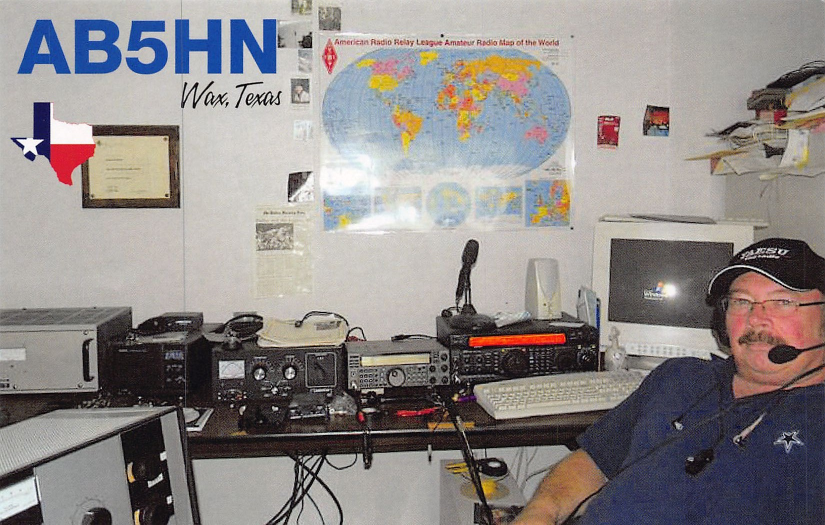
#> input picture cards/AB5HN_2023-11-11_20m_SSB_front.jpg, 1650 x 1049 px (shown at 1/2 size)
$ python -i cardcrop.py   (imports and definitions only)
#> lines starting #> are read from the running program, lines starting #| are printed output that depends on the picture; after the words box and inside, x2 and y2 are one past the last pixel; in counts of white or black regions, pixels touching at a corner belong together
"""
Find a QSL card in a phone photo and flatten it.

Phone shots have a tabletop around the card and are rarely square-on, so
this looks for the card's outline, then perspective-warps the four corners
into a flat rectangle. Scanner images skip this entirely (they are already
cropped and straight).

    find_and_flatten(pil_img) -> (pil_img, info)

info["method"] is "quad" (four clean corners found), "rect" (outline found
but not a clean quad, straightened with a rotated bounding box), or "none"
(nothing card-shaped found, original returned untouched). Anything but
"quad" is surfaced in the review PR so a bad crop gets a human look.
"""

import cv2
import numpy as np
from PIL import Image

WORK_EDGE = 1000          # detection runs on a downscaled copy for speed
MIN_AREA_FRAC = 0.15      # card must fill at least this much of the photo
MAX_AREA_FRAC = 0.98      # anything bigger is the photo frame itself
MIN_ASPECT, MAX_ASPECT = 1.0, 2.4    # most QSLs are ~1.55 (3.5x5.5in), some square


def _order_corners(pts):
    """Top-left, top-right, bottom-right, bottom-left."""
    pts = np.asarray(pts, dtype="float32").reshape(4, 2)
    s = pts.sum(axis=1)
    d = np.diff(pts, axis=1).ravel()
    return np.array([pts[np.argmin(s)], pts[np.argmin(d)],
                     pts[np.argmax(s)], pts[np.argmax(d)]], dtype="float32")


def _warp(rgb, corners):
    tl, tr, br, bl = corners
    w = int(round(max(np.linalg.norm(br - bl), np.linalg.norm(tr - tl))))
    h = int(round(max(np.linalg.norm(tr - br), np.linalg.norm(tl - bl))))
    dst = np.array([[0, 0], [w - 1, 0], [w - 1, h - 1], [0, h - 1]], dtype="float32")
    m = cv2.getPerspectiveTransform(corners, dst)
    return cv2.warpPerspective(rgb, m, (w, h), flags=cv2.INTER_CUBIC,
                               borderMode=cv2.BORDER_REPLICATE)


def _aspect_ok(w, h):
    if min(w, h) <= 0:
        return False
    a = max(w, h) / min(w, h)
    return MIN_ASPECT <= a <= MAX_ASPECT


def _background_distance_mask(rgb):
    """Pixels that differ from the photo's border color. The border of a
    phone shot is almost always tabletop, so this survives wood grain and
    patterned cloth that confuse plain edge detection."""
    lab = cv2.cvtColor(cv2.GaussianBlur(rgb, (9, 9), 0), cv2.COLOR_RGB2LAB).astype("float32")
    h, w = lab.shape[:2]
    b = max(4, int(min(h, w) * 0.03))
    border = np.concatenate([lab[:b].reshape(-1, 3), lab[-b:].reshape(-1, 3),
                             lab[:, :b].reshape(-1, 3), lab[:, -b:].reshape(-1, 3)])
    bg = np.median(border, axis=0)
    spread = np.percentile(np.linalg.norm(border - bg, axis=1), 90)
    dist = np.linalg.norm(lab - bg, axis=2)
    thresh = max(spread * 1.5, 18.0)
    mask = (dist > thresh).astype("uint8") * 255
    kernel = cv2.getStructuringElement(cv2.MORPH_RECT, (7, 7))
    mask = cv2.morphologyEx(mask, cv2.MORPH_OPEN, kernel, iterations=1)
    return cv2.morphologyEx(mask, cv2.MORPH_CLOSE, kernel, iterations=4)


def _fill_holes(mask):
    """A card's printed artwork leaves holes in the mask; only the outline matters."""
    contours, _ = cv2.findContours(mask, cv2.RETR_EXTERNAL, cv2.CHAIN_APPROX_SIMPLE)
    filled = np.zeros_like(mask)
    cv2.drawContours(filled, contours, -1, 255, thickness=cv2.FILLED)
    return filled


def _candidate_masks(rgb, gray):
    """Several ways of separating card from background; different photos
    (white card on dark table, dark card on light desk, busy wood grain)
    favor different ones."""
    blur = cv2.GaussianBlur(gray, (5, 5), 0)
    kernel = cv2.getStructuringElement(cv2.MORPH_RECT, (5, 5))

    yield _fill_holes(_background_distance_mask(rgb))

    edges = cv2.Canny(blur, 40, 140)
    yield cv2.dilate(edges, kernel, iterations=2)

    _, otsu = cv2.threshold(blur, 0, 255, cv2.THRESH_BINARY + cv2.THRESH_OTSU)
    for m in (otsu, 255 - otsu):
        yield _fill_holes(cv2.morphologyEx(m, cv2.MORPH_CLOSE, kernel, iterations=3))


def find_and_flatten(img):
    rgb = np.array(img.convert("RGB"))
    H, W = rgb.shape[:2]
    scale = WORK_EDGE / max(H, W) if max(H, W) > WORK_EDGE else 1.0
    small = cv2.resize(rgb, (int(W * scale), int(H * scale)), interpolation=cv2.INTER_AREA)
    gray = cv2.cvtColor(small, cv2.COLOR_RGB2GRAY)
    frame_area = small.shape[0] * small.shape[1]

    best_quad, best_rect = None, None   # (area, points)
    for mask in _candidate_masks(small, gray):
        contours, _ = cv2.findContours(mask, cv2.RETR_EXTERNAL, cv2.CHAIN_APPROX_SIMPLE)
        for c in sorted(contours, key=cv2.contourArea, reverse=True)[:5]:
            area = cv2.contourArea(c)
            if not (MIN_AREA_FRAC * frame_area <= area <= MAX_AREA_FRAC * frame_area):
                continue
            peri = cv2.arcLength(c, True)
            quad = None
            # rounded corners and shadows need a looser fit to collapse to 4 points
            for eps in (0.02, 0.03, 0.045):
                approx = cv2.approxPolyDP(c, eps * peri, True)
                if len(approx) == 4 and cv2.isContourConvex(approx):
                    corners = _order_corners(approx)
                    tl, tr, br, bl = corners
                    if _aspect_ok(np.linalg.norm(tr - tl), np.linalg.norm(bl - tl)) \
                            and cv2.contourArea(approx) >= 0.93 * area:
                        quad = corners
                    break
            if quad is not None:
                if best_quad is None or area > best_quad[0]:
                    best_quad = (area, quad)
                continue
            (cx, cy), (rw, rh), ang = cv2.minAreaRect(c)
            # a rotated box much larger than the contour means it isn't a card
            if _aspect_ok(rw, rh) and area >= 0.85 * rw * rh:
                if best_rect is None or area > best_rect[0]:
                    best_rect = (area, _order_corners(cv2.boxPoints(((cx, cy), (rw, rh), ang))))

    # A clean quad wins unless a straightened outline is clearly bigger
    # (the quad then is likely an inner frame printed on the card).
    if best_quad is not None and (best_rect is None or best_quad[0] >= 0.9 * best_rect[0]):
        method, (area, corners) = "quad", best_quad
    elif best_rect is not None:
        method, (area, corners) = "rect", best_rect
    else:
        return img, {"method": "none", "area_frac": None}

    corners = corners / scale
    out = _warp(rgb, corners)
    return Image.fromarray(out), {"method": method,
                                  "area_frac": round(area / frame_area, 3),
                                  "corners": [[round(float(x)), round(float(y))] for x, y in corners]}


def rotate_clockwise(img, degrees):
    """Rotate a PIL image clockwise by 0/90/180/270."""
    degrees = int(degrees or 0) % 360
    if degrees == 0:
        return img
    return img.rotate(-degrees, expand=True)

>>> from PIL import Image
>>> picture = Image.open('../cards/AB5HN_2023-11-11_20m_SSB_front.jpg')
#> picture is the input picture: PIL image 1650x1049 RGB; mean R, G, B 143.2, 137.6, 136.1
>>> result = find_and_flatten(picture)
#> in find_and_flatten, `small = cv2.resize(rgb, (int(W * scale), int(H * scale)), interpolatio..`:
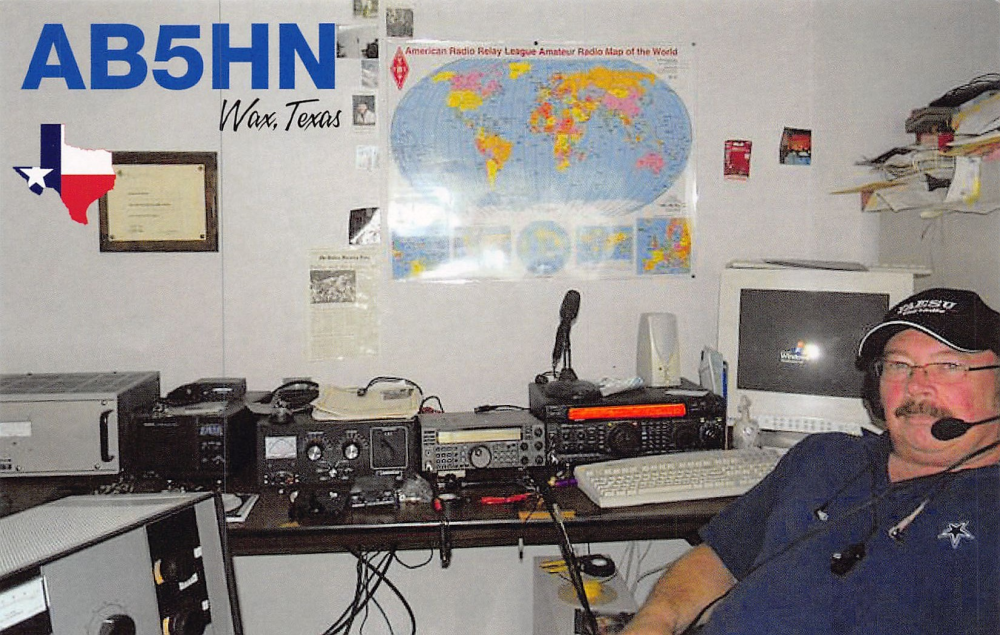
#> small: shape (635, 1000, 3); mean R, G, B 143.2, 137.6, 136.1
#> in find_and_flatten, `gray = cv2.cvtColor(small, cv2.COLOR_RGB2GRAY)`:
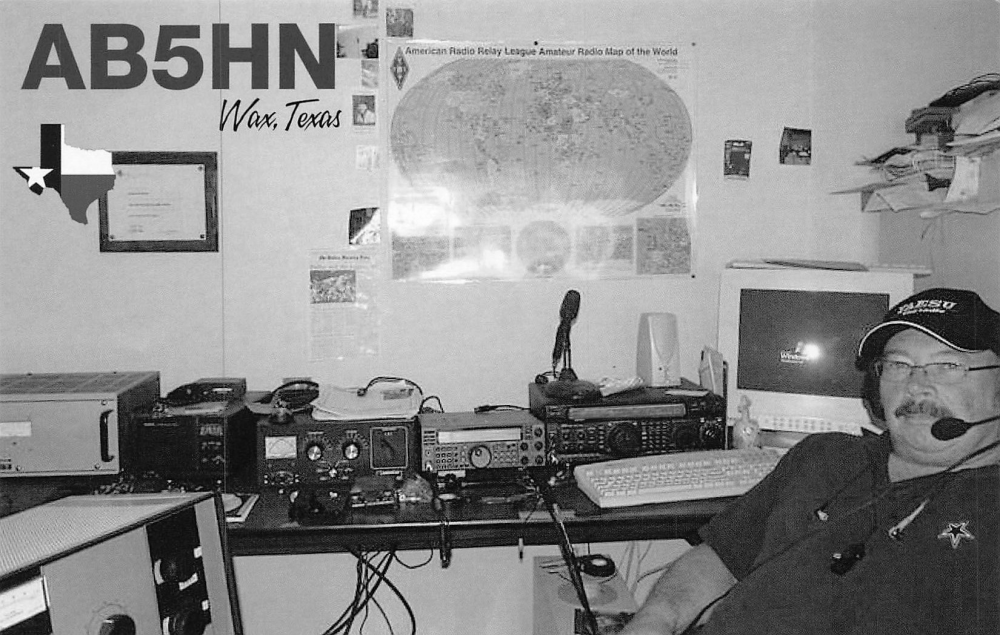
#> gray: shape (635, 1000); min 1, max 255, mean 139.1
#> in _background_distance_mask, `lab = cv2.cvtColor(cv2.GaussianBlur(rgb, (9, 9), 0), cv2.COLOR_RGB2LAB..`:
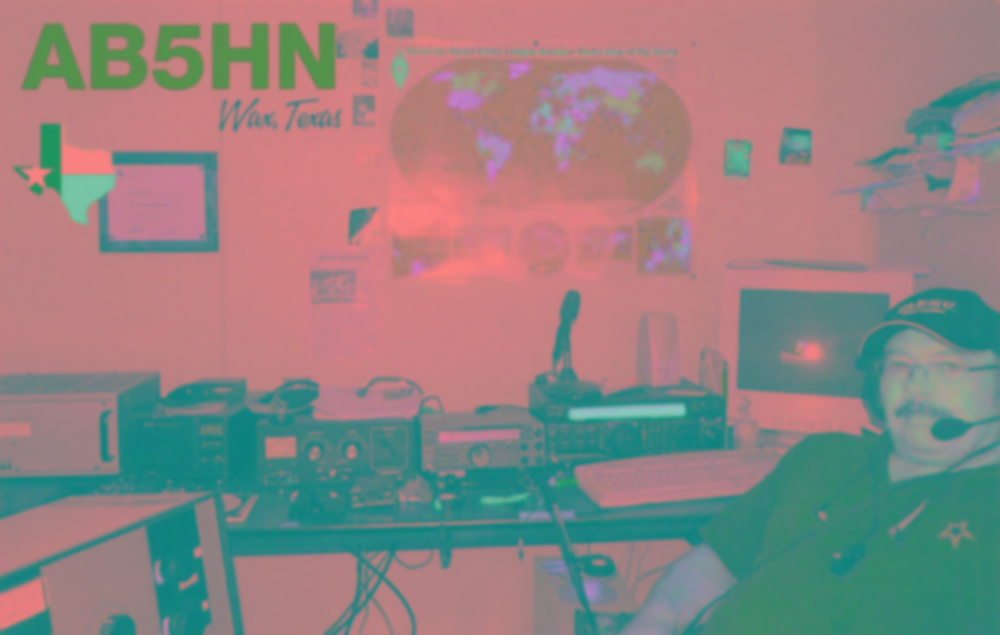
#> lab: shape (635, 1000, 3) float32; mean R, G, B 145.2, 130.4, 129.4
#> in _background_distance_mask, `h, w = lab.shape[:2]`: h = 635; w = 1000
#> in _background_distance_mask, `b = max(4, int(min(h, w) * 0.03))`: b = 19
#> in _background_distance_mask, `bg = np.median(border, axis=0)`: bg = [165, 129, 130]
#> in _background_distance_mask, `spread = np.percentile(np.linalg.norm(border - bg, axis=1), 90)`: spread = 117.1
#> in _background_distance_mask, `dist = np.linalg.norm(lab - bg, axis=2)`:
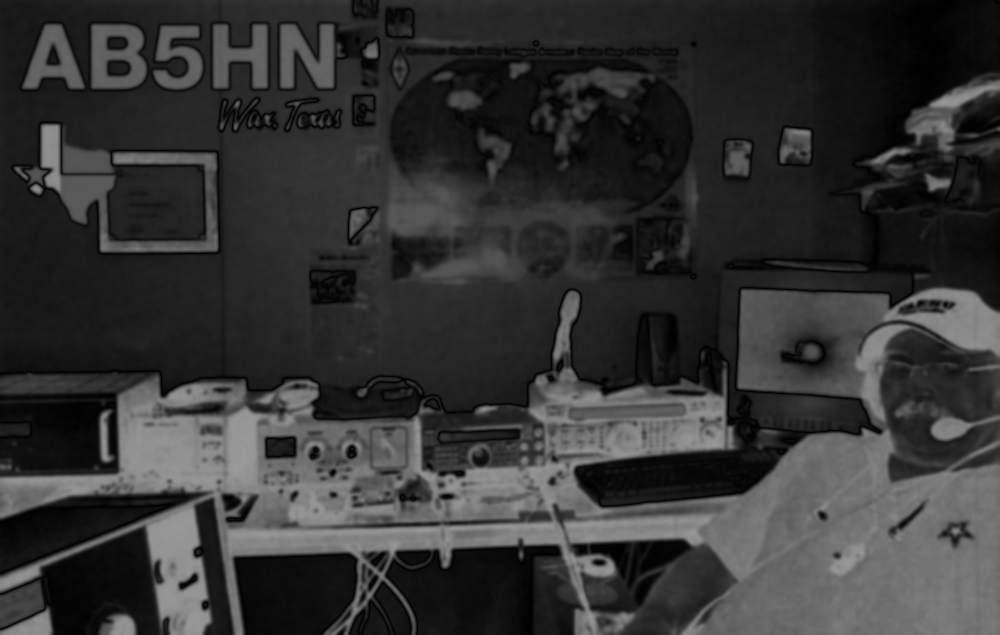
#> dist: shape (635, 1000) float32; min 0, max 155.1, mean 52.1
#> in _background_distance_mask, `thresh = max(spread * 1.5, 18.0)`: thresh = 175.7
#> in _background_distance_mask, `mask = (dist > thresh).astype("uint8") * 255`: mask: shape (635, 1000); every value is 0
#> the loop in find_and_flatten, `for mask in _candidate_masks(small, gray):` made 4 passes
#> after the loop in find_and_flatten, `for mask in _candidate_masks(small, gray):`: best_quad = (431466, [[0, 0], [999, 0], [999, 458], [0, 475]])
#> in find_and_flatten, `method, (area, corners) = "quad", best_quad`: method = 'quad'; area = 431466; corners = [[0, 0], [999, 0], [999, 458], [0, 475]]
#> in find_and_flatten, `corners = corners / scale`: corners = [[0, 0], [1648.3, 0], [1648.3, 755.7], [0, 783.8]]
#> in _warp, `tl, tr, br, bl = corners`: tl = [0, 0]; tr = [1648.3, 0]; br = [1648.3, 755.7]; bl = [0, 783.8]
#> in _warp, `w = int(round(max(np.linalg.norm(br - bl), np.linalg.norm(tr - tl))))`: w = 1649
#> in _warp, `h = int(round(max(np.linalg.norm(tr - br), np.linalg.norm(tl - bl))))`: h = 784
#> in _warp, `dst = np.array([[0, 0], [w - 1, 0], [w - 1, h - 1], [0, h - 1]], dtype..`: dst = [[0, 0], [1648, 0], [1648, 783], [0, 783]]
#> in _warp, `m = cv2.getPerspectiveTransform(corners, dst)`: m = [[0.964, 0, 0], [0, 0.999, 0], [-2.17e-05, -1.74e-19, 1]]
#> in _warp, `return cv2.warpPerspective(rgb, m, (w, h), flags=cv2.INTER_CUBIC, bord..`:
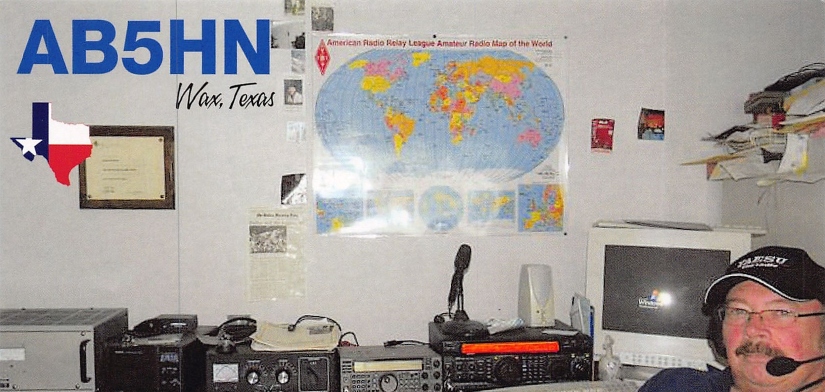
#> returned value: shape (784, 1649, 3) (shown at 1/2 size); mean of channels 0, 1, 2 160.8, 155, 152.1; drawn as R, G, B
